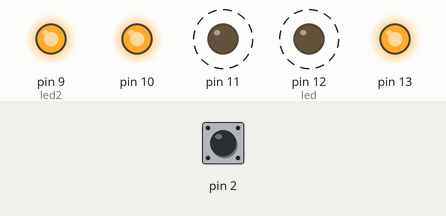
Bench run of a sketch on a simulated Arduino Uno, built with avr-gcc and run on an emulated ATmega328P. Shown: output pins drawn as LEDs (lit = HIGH). Dashed ring = blinking. Inputs (shaded band) come from the test bench; at power-on: pin 2 HIGH.

Above: at 0.37 s.
1.3 s: pin 2 pulsed LOW 2 times (0.12 s each, 0.3 s apart)
At 1.67 s:
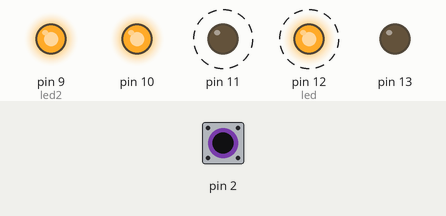
4.3 s: pin 2 pulsed LOW 5 times (0.12 s each, 0.3 s apart)
Timing chart, 0 to 13.3 s (numbered marks = the images above; inputs shaded):
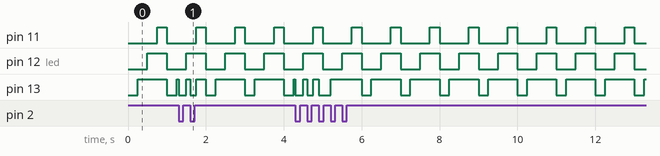

Measured:
- by itself, pin 11: alternates HIGH for 0.25 s and LOW for 0.75 s
- by itself, pin 12 (led): alternates HIGH for 0.50 s and LOW for 0.50 s

The sketch:

training.ino
```cpp
#include "functii.h"
void setup() {

  task1_setup();
  task2_setup();
  task3_setup();
  task4_setup();
}
void loop() {
  // put your main code here, to run repeatedly:
 //tas/k1();
 //task2();
  //task3();
  task4();
}
```

functii.cpp
```cpp
#include <Arduino.h>
#include "functii.h"
void task1_setup()
{
   // put your setup code here, to run once:

  DDRB |=(1<<DDB5) | (1<<DDB4) | (1<<DDB3);
  PORTB |=(1<<PORTB5) | (1<<PORTB4) | (1<<PORTB3);
}
volatile uint32_t timer;
void task1()
{
   PORTB &=~(1<<PORTB5);
  PORTB &=~(1<<PORTB4); // toate ledurile stinse
  PORTB &=~(1<<PORTB3);
  timer=180000;
  while(timer--); // un delay

  PORTB |=(1<<PORTB5);
  PORTB &=~(1<<PORTB4);   // led 1=1, led 2=0, led3=0;
  PORTB &=~(1<<PORTB3);
  timer=180000;
  while(timer--);
  PORTB |=(1<<PORTB5);
  PORTB |=(1<<PORTB4);    //led 1=1 led2=1 led3=0;
  PORTB &=~(1<<PORTB3);
  timer=180000;
  while(timer--);
  PORTB |=(1<<PORTB5);
  PORTB |=(1<<PORTB4);  //led 1=1 led2=1 led3=1;
  PORTB |=(1<<PORTB3);
  timer=180000;
  while(timer--);
}
void task2_setup()
{
  DDRB |=(1<<DDB2) | (1<<DDB1); //led 1 lled 2
  PORTB |=(1<<PORTB2) | (1<<PORTB1);
  DDRD &=~(1<<DDD2); //butonul
  PORTD |=(1<<DDD2);
}
volatile uint32_t i;
volatile uint32_t stare=0;
void task2()
{
  i=PIND &(1<<PIND2); // citesc starea pinului PD2 (unde este legat butonul)
  if(i==0)
  {
    if(stare==i)
    {
    PORTB|=(1<<PORTB2); //led1=1
    PORTB &=~(1<<PORTB1); //led2=0
    stare=1;  //salvez noua stare ca la următoarea apăsare sa execute cealaltă ramura
    }
    else
    {
    PORTB &=~(1<<PORTB2); //led1=0
    PORTB |=(1<<PORTB1); //led2=1
    stare=0;
    }
     timer=180000;
    while(timer--); // pun un delay pt ca procesorul functioneaza foarte rapid si nu apuc sa mi ia starea
    while((PIND &(1<<PIND2))==0); // astept sa las butonul, ca o apasare sa schimbe o singura data
  }


}
void task3_setup() {
  // put your setup code here, to run once:
  DDRB|=(1<<DDB5);
  PORTB|=(1<<PORTB5);

  DDRD&=~(1<<DDD2);
  PORTD|=(1<<PORTD2);

  EIMSK|=(1<<INT0); // permit intreruperi
  EICRA|=(1<<ISC01); // setez 1 0 sa reactioneze doar la coborari de la 1 la 0
  EICRA&=~(1<<ISC00);//
  SREG |= (1 << 7); //activez intreruperile globale

}
ISR(INT0_vect) //vectorul de intreruperi
{
  PORTB^=(1<<PORTB5);
}
void task3() {
  // put your main code here, to run repeatedly:


}
void task4_setup()
{
  DDRB |=(1<<DDB5) | (1<<DDB4) | (1<<DDB3);
  //PORTB |=(1<<PORTB5) | (1<<PORTB4) | (1<<PORTB3);
  PORTB &= ~((1 << PORTB5) | (1 << PORTB4) | (1 << PORTB3));


  TCCR1A = 0;
  TCCR1B = (1 << WGM12) | (1 << CS12); // CTC (clear timer on compare) // Prescaler 256 pornește timerul
  OCR1A = 15624; // valoarea maxima ((0.25sec *16.000.000/256)-1)
  TCNT1=0; //setez timer pe 0
}
volatile uint32_t pas=0;
void task4()
{
  if(pas>3)
  {
    pas=0;
  }
  if ((TIFR1 & (1 << OCF1A))!=0) // s a aprins flag-ul
  {
    TIFR1 = (1 << OCF1A);     // resetez flag la 0
    if(pas==0)
    {
    PORTB &=~(1<<PORTB5);
    PORTB &=~(1<<PORTB4); // toate ledurile stinse
    PORTB &=~(1<<PORTB3);
    }

    if(pas==1)
    {
    PORTB |=(1<<PORTB5);
    PORTB &=~(1<<PORTB4);   // led 1=1, led 2=0, led3=0;
    PORTB &=~(1<<PORTB3);
    }

    if(pas==2)
    {
    PORTB |=(1<<PORTB5);
    PORTB |=(1<<PORTB4);    //led 1=1 led2=1 led3=0;
    PORTB &=~(1<<PORTB3);
    }

    if(pas==3)
    {
    PORTB |=(1<<PORTB5);
    PORTB |=(1<<PORTB4);  //led 1=1 led2=1 led3=1;
    PORTB |=(1<<PORTB3);
    }
    pas++;
  }
}
```

functii.h
```cpp
#ifndef FUNCTII_H_
#define FUNCTII_H_

void task1_setup();
void task1();
void task2_setup();
void task2();
void task3_setup();
void task3();
void task4_setup();
void task4();
#endif
```
